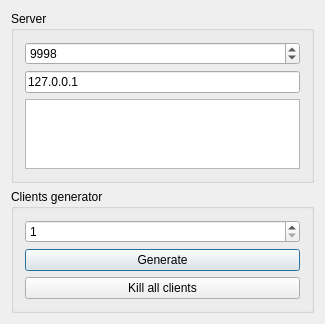
<?xml version="1.0" encoding="UTF-8"?>
<ui version="4.0">
 <class>View</class>
 <widget class="QDialog" name="View">
  <property name="geometry">
   <rect>
    <x>0</x>
    <y>0</y>
    <width>325</width>
    <height>302</height>
   </rect>
  </property>
  <property name="windowTitle">
   <string>View</string>
  </property>
  <layout class="QVBoxLayout" name="verticalLayout">
   <item>
    <widget class="QGroupBox" name="groupBox">
     <property name="title">
      <string>Server</string>
     </property>
     <layout class="QVBoxLayout" name="verticalLayout_2">
      <item>
       <widget class="QSpinBox" name="port">
        <property name="maximum">
         <number>65535</number>
        </property>
        <property name="value">
         <number>9998</number>
        </property>
       </widget>
      </item>
      <item>
       <widget class="QLineEdit" name="address">
        <property name="text">
         <string>127.0.0.1</string>
        </property>
       </widget>
      </item>
      <item>
       <widget class="QPlainTextEdit" name="serverAnswer">
        <property name="documentTitle">
         <string>Answer from server</string>
        </property>
        <property name="undoRedoEnabled">
         <bool>false</bool>
        </property>
        <property name="readOnly">
         <bool>true</bool>
        </property>
       </widget>
      </item>
     </layout>
    </widget>
   </item>
   <item>
    <widget class="QGroupBox" name="groupBox_2">
     <property name="title">
      <string>Clients generator</string>
     </property>
     <layout class="QVBoxLayout" name="verticalLayout_3">
      <item>
       <widget class="QSpinBox" name="clientsCount">
        <property name="minimum">
         <number>1</number>
        </property>
        <property name="maximum">
         <number>10000</number>
        </property>
       </widget>
      </item>
      <item>
       <widget class="QPushButton" name="actionGenerate">
        <property name="text">
         <string>Generate</string>
        </property>
       </widget>
      </item>
      <item>
       <widget class="QPushButton" name="actionKill">
        <property name="text">
         <string>Kill all clients</string>
        </property>
       </widget>
      </item>
     </layout>
    </widget>
   </item>
   <item>
    <spacer name="verticalSpacer">
     <property name="orientation">
      <enum>Qt::Vertical</enum>
     </property>
     <property name="sizeHint" stdset="0">
      <size>
       <width>20</width>
       <height>40</height>
      </size>
     </property>
    </spacer>
   </item>
  </layout>
 </widget>
 <layoutdefault spacing="6" margin="11"/>
 <resources/>
 <connections/>
</ui>
